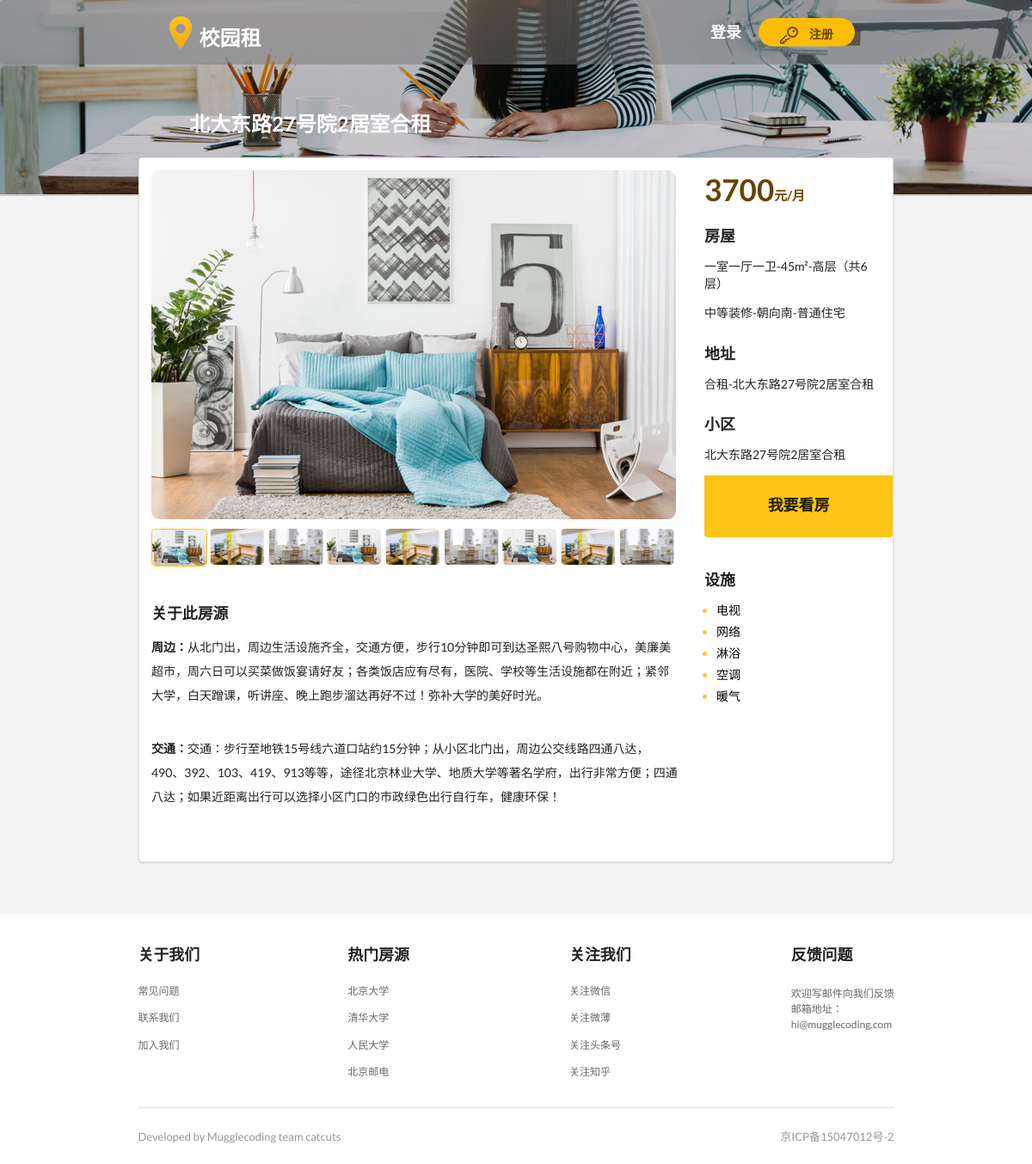
The page /detail/4 on the database its author committed.
### workapp/models.py (models this page shows)
class HouseInfo(models.Model):
    title = models.CharField(max_length=200)# 房源标题
    rent = models.IntegerField(default=1000)# 房源价格
    housetypes = models.CharField(max_length=200)# 类型
    house = models.TextField(default="")# 房屋信息
    address = models.CharField(max_length=200)# 地址信息
    community = models.TextField(default="")# 小区信息
    circum = models.TextField(default="")# 周边信息
    translate = models.TextField(default="")# 交通信息
    installations = models.CharField(max_length=200)# 设施信息
    area_to = models.ManyToManyField(to=Area, related_name='area_to')# 房源对应学校名字
    label = models.CharField( max_length=200)# 房源标签
    houseIntroduce = models.TextField()# 房源简介
    distance = models.IntegerField(default=500)# 房源和学校距离
    ARTICLE_CHOICES = {
        ('一室一厅一卫', '一室一厅一卫'),
        ('二室一厅一卫', '二室一厅一卫'),
        ('三室一厅一卫', '三室一厅一卫'),
        ('三室一厅两卫', '三室一厅两卫'),
        ('三室两厅两卫', '三室两厅两卫'),
        ('四室两厅两卫', '四室两厅两卫'),
    }
    housetype = models.CharField(choices=ARTICLE_CHOICES,max_length=200)# 户型
    pic_max = models.ImageField(upload_to='house_pic')
    pic_1 = models.ImageField(upload_to='house_pic')
    pic_2 = models.ImageField(upload_to='house_pic')
    pic_3 = models.ImageField(upload_to='house_pic')
    pic_4 = models.ImageField(upload_to='house_pic')
    pic_5 = models.ImageField(upload_to='house_pic')
    pic_6 = models.ImageField(upload_to='house_pic')
    pic_7 = models.ImageField(upload_to='house_pic')
    pic_8 = models.ImageField(upload_to='house_pic')
    pic_9 = models.ImageField(upload_to='house_pic')
    def __str__(self):
        return self.title

### workapp/views.py (the view)
# urls.py: url(r'^detail/(?P<id>\d+)$', detail, name='detail'),
def detail(request,id):
    context={}
    installations_lists = []
    house_lists =[]
    house_address = []
    house_info = HouseInfo.objects.get(id=id)
    for j in house_info.house.split():
        house_lists.append(j)
    for k in house_info.address.split(" "):
        house_address.append(k)
    for i in house_info.installations.split(" "):
        installations_lists.append(i)
    context['house_info'] = house_info
    context['installations_lists'] = installations_lists
    context['house_lists'] = house_lists
    context['house_address'] = house_address
    return render(request, 'detail.html', context)

### workapp/templates/detail.html (shortened to what this page needs)
<!DOCTYPE html>
{% load staticfiles %}
<html>
	<head>
		<link rel="stylesheet" type="text/css" href="{% static 'css/semantic.css' %}" />
		<link rel="stylesheet" href="{% static 'css/CampusRenting-LandingPage.css' %}" media="screen" title="no title" charset="utf-8">
		<link rel="stylesheet" type="text/css" href="{% static 'css/详情页.css' %}" />
	</head>
	<body>
		<div class="ui basic borderless segment" id="nav" style="padding: 0px;">
			<div class="ui inverted grey basic borderless two item mini menu" id="top_menu">
			<div class="item">
				<div class="ui mini image" style="margin-left: -100px;">
					<img src="/static/image/3详情页/logo.png" />
				</div>
				<h2 class="ui header " id="top_left_header">校园租</h2>
			</div>
			<div class="item">
				<a href="{% url 'login' %}" class="ui header" id="top_right_header">登录</a>
				<div class="ui circular yellow button">
					<div class="ui image">
						<img src="/static/image/3详情页/key_icon.png" />
					</div>
					<a href="{% url 'register' %}" class="header " id="button_inner_text">注册</a>
				</div>
			</div>
		</div>
			<h2 class="ui header" style="position: absolute;margin-left: 220px;margin-top: 40px;color: white;">
				{{ house_info.title }}
			</h2>
		</div>
		<div class="ui basic borderless segment" id="middle_content">
			<div class="ui container segment" id="middle_inner_content">
				<div class="ui grid">
					<div class="twelve wide column">
						<div class="ui image">
							<img src="/upload/{{ house_info.pic_max }}" />
						</div>
						<div class="ui nine column grid">
							<div class="column" style="margin-left: 14px;">
								<img src="/upload/{{ house_info.pic_1 }}" / style="border: 1px solid #fcc416;
border-radius: 5px;">
							</div>
							<div class="column">
								<img src="/upload/{{ house_info.pic_2 }}" />
							</div>
							<div class="column">
								<img src="/upload/{{ house_info.pic_3 }}" />
							</div>
							<div class="column">
								<img src="/upload/{{ house_info.pic_4 }}" />
							</div>
							<div class="column">
								<img src="/upload/{{ house_info.pic_5 }}" />
							</div>
							<div class="column">
								<img src="/upload/{{ house_info.pic_6 }}" />
							</div>
							<div class="column">
								<img src="/upload/{{ house_info.pic_7 }}" />
							</div>
							<div class="column">
								<img src="/upload/{{ house_info.pic_8 }}" />
							</div>
							<div class="column">
								<img src="/upload/{{ house_info.pic_9 }}" />
							</div>
						</div>
						<div class="ui basic segment container" id="middle_bottom_content">
							<h3 class="ui header">关于此房源</h3>
							<p><b>周边：</b>{{ house_info.circum }} </p>
							<br />
							<p><b>交通：</b>{{ house_info.translate }} </p>
						</div>
					</div>
					<div class="four wide column" style="padding-left: 0px;">
						<div class="ui clearing basic segment">
							<h1 class="ui left floated header">{{house_info.rent }}<h4 class="ui left floated header" >元/月</h4></h1>
						</div>
						<div class="ui basic segment">
									<h3 class="ui header">房屋</h3>
									{% for house_list in house_lists%}
							    		<p>{{ house_list }}</p>
									{% endfor %}
									<h3 class="ui header">地址</h3>
									{% for house in house_address%}
											<p>{{ house }}</p>
									{% endfor %}
									<h3 class="ui header">小区</h2>
											<p>{{ house_info}}</p>
						</div>
						<a href="{%url 'appointment' %}">
						<button class="ui fluid button" id="button_1" style="border-top-left-radius: 0px;border-top-right-radius: 0px;"><h3 class="ui header">我要看房</h3></button>
						</a>
							<div class="ui basic segment container" style="margin-top: 40px;">
								<h3 class="ui header">设施</h3>
								<ul>
									{% for installations_list in installations_lists %}
											<li><span>{{ installations_list }}</span></li>
									{% endfor %}
								</ul>
							</div>
						</div>
					</div>
				</div>
			</div>
        <div class="ui vertical segment footer">
            <div class="ui container footer">
                <div class="ui grid footer">
                    <div class="four wide column in-footer">
                        <div class="ui vertical text menu in-footer">
                            <div class="item header-in-menu-footer">
                                <h3 class="ui header">关于我们</h3>
                            </div>
                            <div class="item in-menu-footer">常见问题</div>
                            <div class="item in-menu-footer">联系我们</div>
                            <div class="item in-menu-footer">加入我们</div>
                        </div>
                    </div>
                    <div class="four wide column in-footer" style="padding-left: 31px;">
                        <div class="ui vertical text menu in-footer">
                            <div class="item header-in-menu-footer">
                                <h3 class="ui header">热门房源</h3>
                            </div>
                            <div class="item in-menu-footer">北京大学</div>
                            <div class="item in-menu-footer">清华大学</div>
                            <div class="item in-menu-footer">人民大学</div>
                            <div class="item in-menu-footer">北京邮电</div>
                        </div>
                    </div>
                    <div class="four wide column in-footer" style="padding-left: 62px;">
                        <div class="ui vertical text menu in-footer">
                            <div class="item header-in-menu-footer">
                                <h3 class="ui header">关注我们</h3>
                            </div>
                            <div class="item in-menu-footer">关注微信</div>
                            <div class="item in-menu-footer">关注微薄</div>
                            <div class="item in-menu-footer">关注头条号</div>
                            <div class="item in-menu-footer">关注知乎</div>
                        </div>
                    </div>
                    <div class="four wide column in-footer" style="padding-left: 93px;">
                        <div class="ui vertical text menu in-footer">
                            <div class="item header-in-menu-footer">
                                <h3 class="ui header">反馈问题</h3>
                            </div>
                            <div class="item in-menu-footer" style="line-height: 150%;">
                                欢迎写邮件向我们反馈<br />
                                邮箱地址：<br />
                                hi@mugglecoding.com
                            </div>
                        </div>
                    </div>
                </div>
                <div class="ui divider in-footer"></div>
                <div class="text-left in-footer">
                    Developed by Mugglecoding team catcuts
                </div>
                <div class="text-right in-footer">
                    京ICP备15047012号-2
                </div>
            </div>
        </div>
	</body>
</html>

### workapp/static/css/CampusRenting-LandingPage.css (style rules this page uses)
.ui.vertical.segment.footer { height: 281px; }
.ui.container.footer { width: 879px; min-width: 879px; }
.four.wide.column.in-footer { padding-top: 24px; background-color: #ffffff; }
.item.header-in-menu-footer { min-width: 64px; font-size: 16px; color: #666666; padding-left: 0 !important; padding-bottom: 0 !important; margin-bottom: 20px !important; }
.item.in-menu-footer { min-width: 48px; font-size: 12px; color: #979797; padding-left: 0 !important; margin-top: 0px !important; margin-bottom: 11px !important; }
.ui.divider.in-footer { border: solid 1px #d8d8d8; margin-top: 19px; }
.text-left.in-footer { min-width: 226px; font-size: 13px; color: #979797; margin-top: 8px; margin-bottom: 22px; display: inline-block; }
.text-right.in-footer { min-width: 128px; font-size: 13px; color: #979797; margin-top: 8px; margin-bottom: 22px; margin-left: 508px; display: inline-block; }

### workapp/static/css/详情页.css (style rules this page uses)
#top_menu { background-color: rgba(118, 118, 118, 0.5); height: 75px; }
#top_left_header { color: white; margin-bottom: 10px; }
#top_right_header { color: white; margin:0px 20px; }
#button_inner_text { color: #654303; font-size: 14px; margin-left: 10px; }
#nav { background-image: url(../image/3详情页/banner_bg.png); background-size: cover; height: 228px; margin: 0px; }
.ui.circular.yellow.button { position: relative; height: 33px; width: 112px; }
.item { padding: 0px; }
#middle_content { background-color: #f3f3f3; height: 835px; margin: 0px; }
#middle_inner_content { height: 820px; width: 878px; position: relative; margin-left: 50%; margin-top: -5%; }
.ui.nine.column.grid > .column { width: 63px; padding: 0px; margin-top: 25px; margin-left: 5px; }
.four.wide.column > .ui.basic.segment { padding: 0px; }
.four.wide.column > .ui.clearing.basic.segment > h1 { margin-right: 0px; margin-bottom: 0px; font-size: 35px; color: #654303; }
.four.wide.column > .ui.clearing.basic.segment > h4 { margin-top: 20px; color: #654303; }
#button_1 { width: 219px; height: 72px; position: relative; background-color: #fcc416; }
#middle_bottom_content { padding-left: 0px; margin-top: 40px; }
#middle_bottom_content > p { line-height: 200%; }
ul { padding-left: 14px; }
li { color: #fcc92b;margin-top: 5px; }
li > span { color: black; }

### rows shown on the page
HouseInfo: title "北大东路27号院2居室合租", pic_max (picture), pic_1 (picture), pic_2 (picture), pic_3 (picture), pic_4 (picture), pic_5 (picture), pic_6 (picture), pic_7 (picture), pic_8 (picture), pic_9 (picture), circum "从北门出，周边生活设施齐全，交通方便，步行10分钟即可到达圣熙八号购物中心，美廉美超市，周六日可以买菜做饭宴请好友；各类饭店应有尽有，医院、学校等生活设施都在附近；紧邻大学，白天蹭课，听讲座、晚上跑步溜达再好不过！弥补大学的美好时光。", translate "交通：步行至地铁15号线六道口站约15分钟；从小区北门出，周边公交线路四通八达，490、392、103、419、913等等，途径北京林业大学、地质大学等著名学府，出行非常方便；四通八达；如果近距离出行可以选择小区门口的市政绿色出行自行车，健康环保！", rent "3700", house_address "合租-北大东路27号院2居室合租"

### other values the page prints
{{ house_list }} "一室一厅一卫-45m²-高层（共6层）" "中等装修-朝向南-普通住宅"
{{ installations_list }} "电视" "网络" "淋浴" "空调" "暖气"
